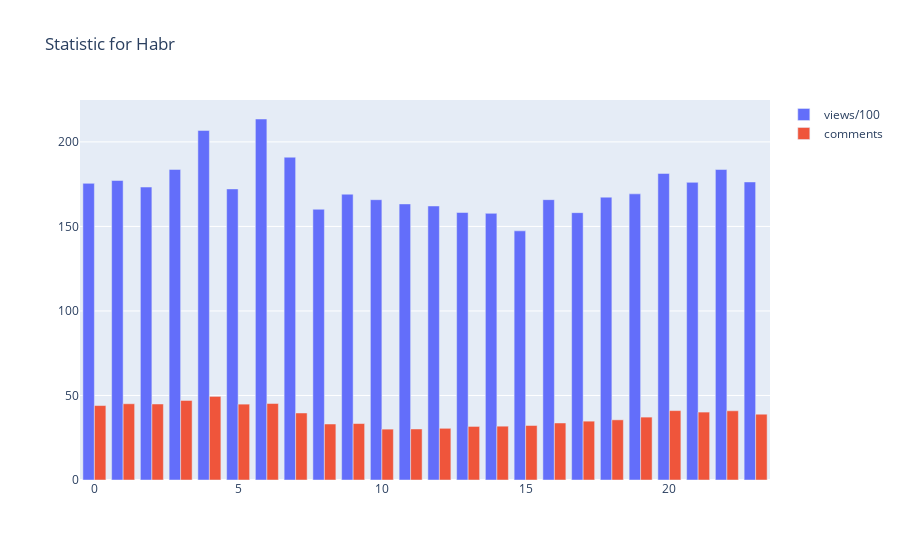

Notebook cell for this chart:
### Code cell
trace0 = go.Bar(x=best_time_public.index, y=best_time_public.views/100, name="views/100")
trace1 = go.Bar(x=best_time_public.index, y=best_time_public.comments, name="comments")
data = [trace0, trace1]
layout = {"title": "Statistic for Habr"}
fig = go.Figure(data=data, layout=layout)
iplot(fig, show_link=False)

### Figure 1 — Plotly figure (JSON) as saved in the notebook; plotly's stock layout.template omitted (floating-point values rounded to 4 significant figures)
{"data": [{"name": "views/100", "type": "bar", "x": [0, 1, 2, 3, 4, 5, 6, 7, 8, 9, 10, 11, 12, 13, 14, 15, 16, 17, 18, 19, 20, 21, 22, 23], "y": [175.5, 177.2, 173.3, 183.7, 206.8, 172.2, 213.5, 190.9, 160.1, 169.1, 165.8, 163.3, 162.1, 158.2, 157.7, 147.4, 165.8, 158.1, 167.3, 169.3, 181.3, 176.1, 183.7, 176.3]}, {"name": "comments", "type": "bar", "x": [0, 1, 2, 3, 4, 5, 6, 7, 8, 9, 10, 11, 12, 13, 14, 15, 16, 17, 18, 19, 20, 21, 22, 23], "y": [44.04, 45.1, 44.96, 47.08, 49.46, 44.88, 45.24, 39.65, 33.12, 33.4, 30.09, 30.18, 30.59, 31.69, 31.83, 32.24, 33.73, 34.81, 35.59, 37.21, 41.05, 40.18, 40.94, 38.95]}], "layout": {"title": {"text": "Statistic for Habr"}}}
